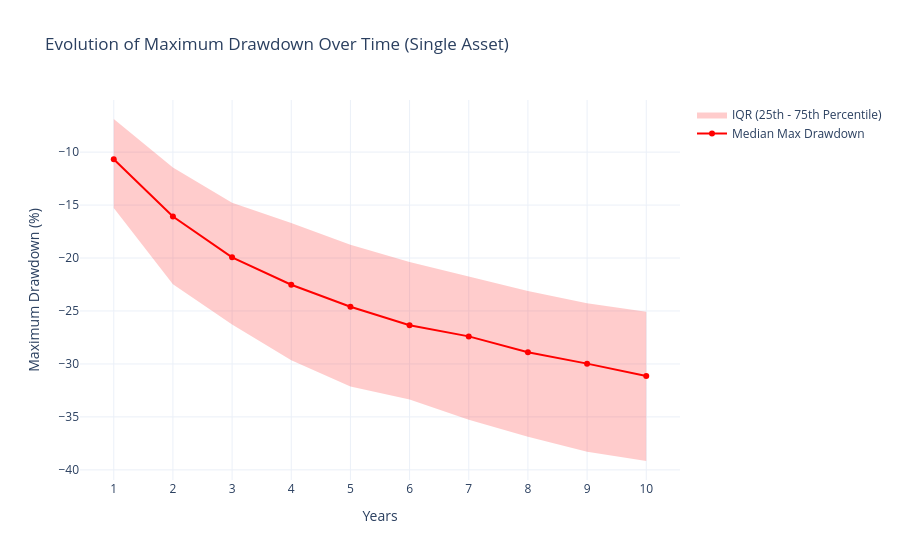

Here is the notebook cell this chart was saved with:
### Markdown cell above
# Single Asset Drawdown Simulation over Time

In this section, we simulate the performance of a single asset over a 10-year period to observe the evolution of its maximum drawdown. We calculate the maximum drawdown experienced from the start up to each year (1 through 10) across many simulations, and plot the median, 25th percentile, and 75th percentile of these maximum drawdowns over time. As time increases, the expected maximum drawdown generally becomes more severe.

### Code cell
import numpy as np
import pandas as pd
import plotly.graph_objects as go

# Parameters for the single asset
annual_mean_single = 0.10
annual_std_single = 0.18
monthly_mean_single = annual_mean_single / 12
monthly_std_single = annual_std_single / np.sqrt(12)

years = 10
months_per_year = 12
total_months = years * months_per_year
num_sims_single = 1000

# Store the maximum drawdown up to each year for each simulation
# Shape: (num_sims, years)
mdd_over_time = np.zeros((num_sims_single, years))

np.random.seed(42) # For reproducibility

for i in range(num_sims_single):
    # Simulate monthly returns for 10 years
    returns = np.random.normal(monthly_mean_single, monthly_std_single, total_months)
    
    # Calculate cumulative returns
    cum_returns = (1 + returns).cumprod()
    
    # Calculate running maximum
    running_max = np.maximum.accumulate(cum_returns)
    
    # Calculate drawdown at each month
    drawdown = (cum_returns - running_max) / running_max
    
    # For each year (1 to 10), find the minimum drawdown (maximum loss) up to that point
    for y in range(1, years + 1):
        # Months up to the end of year y
        end_month = y * months_per_year
        mdd_over_time[i, y-1] = np.min(drawdown[:end_month]) * 100 # Convert to percentage

# Calculate statistics across simulations for each year
mdd_median = np.median(mdd_over_time, axis=0)
mdd_p25 = np.percentile(mdd_over_time, 25, axis=0)
mdd_p75 = np.percentile(mdd_over_time, 75, axis=0)

year_labels = np.arange(1, years + 1)

# Plotting the evolution of drawdown over time
fig = go.Figure()

# Median
fig.add_trace(go.Scatter(
    x=year_labels, y=mdd_median,
    mode='lines+markers',
    name='Median Max Drawdown',
    line=dict(color='red')
))

# 75th percentile (upper bound of IQR for negative numbers, i.e., less severe drawdown)
fig.add_trace(go.Scatter(
    x=year_labels, y=mdd_p75,
    mode='lines',
    showlegend=False,
    line=dict(width=0),
    hoverinfo='skip'
))

# 25th percentile (lower bound of IQR for negative numbers, i.e., more severe drawdown)
fig.add_trace(go.Scatter(
    x=year_labels, y=mdd_p25,
    mode='lines',
    fill='tonexty',
    fillcolor='rgba(255,0,0,0.2)',
    name='IQR (25th - 75th Percentile)',
    line=dict(width=0)
))

fig.update_layout(
    title='Evolution of Maximum Drawdown Over Time (Single Asset)',
    xaxis_title='Years',
    yaxis_title='Maximum Drawdown (%)',
    hovermode='x unified',
    template='plotly_white',
    xaxis=dict(tickmode='linear', tick0=1, dtick=1)
)

fig.show()

### Figure 1 — Plotly figure (JSON) as saved in the notebook; plotly's stock layout.template omitted (floating-point values rounded to 4 significant figures)
{"data": [{"line": {"color": "red"}, "mode": "lines+markers", "name": "Median Max Drawdown", "type": "scatter", "x": [1, 2, 3, 4, 5, 6, 7, 8, 9, 10], "y": [-10.67, -16.08, -19.93, -22.52, -24.6, -26.35, -27.4, -28.9, -29.97, -31.13]}, {"hoverinfo": "skip", "line": {"width": 0}, "mode": "lines", "showlegend": false, "type": "scatter", "x": [1, 2, 3, 4, 5, 6, 7, 8, 9, 10], "y": [-6.874, -11.45, -14.78, -16.69, -18.74, -20.38, -21.75, -23.12, -24.27, -25.07]}, {"fill": "tonexty", "fillcolor": "rgba(255,0,0,0.2)", "line": {"width": 0}, "mode": "lines", "name": "IQR (25th - 75th Percentile)", "type": "scatter", "x": [1, 2, 3, 4, 5, 6, 7, 8, 9, 10], "y": [-15.27, -22.48, -26.27, -29.65, -32.13, -33.35, -35.26, -36.88, -38.29, -39.16]}], "layout": {"hovermode": "x unified", "title": {"text": "Evolution of Maximum Drawdown Over Time (Single Asset)"}, "xaxis": {"dtick": 1, "tick0": 1, "tickmode": "linear", "title": {"text": "Years"}}, "yaxis": {"title": {"text": "Maximum Drawdown (%)"}}}}
